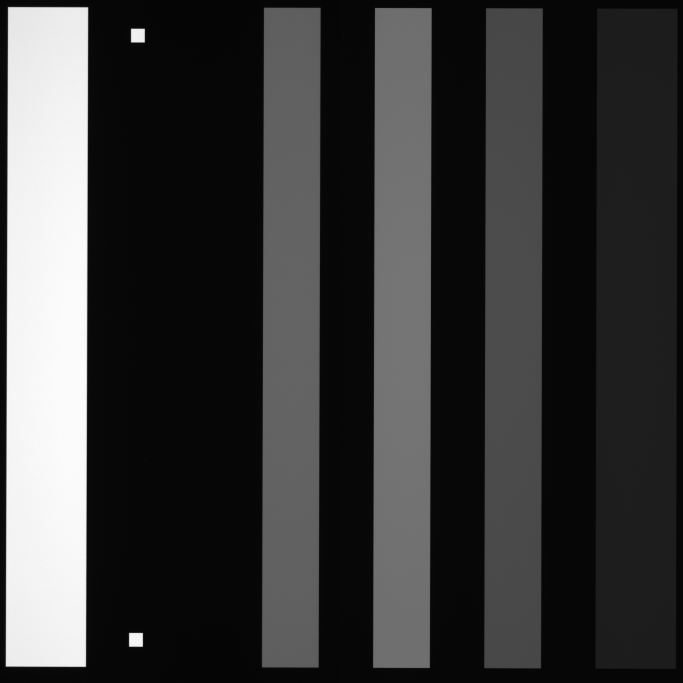
#> input picture test/Test_1_4.png, 2048 x 2048 px (shown at 1/3 size)
$ python surface_of_unfitness.py --image ../../test/Test_1_4.png
#> lines starting #> are read from the running program, lines starting #| are printed output that depends on the picture; after the words box and inside, x2 and y2 are one past the last pixel; in counts of white or black regions, pixels touching at a corner belong together
"""
v2 прототип: 3D-карта яркости + "поверхность негодности" (design §v2.1, v2.3).

Классический подход (без нейросети, GPU не нужен — см. design v2.4):
  фон B(x,y)  — grayscale closing (заполняет тёмные дефекты) + сглаживание
  шум  sigma  — модель sigma^2(B) = read^2 + B/gain (PTC: наклон дисперсия-vs-среднее)
  поверхность = B - k*sigma          ← адаптивный порог, следует за фоном
  дефект      = там, где рельеф img протыкает поверхность снизу
  p%          = (B - img) / B * 100  ← глубина протыкания (отклонение яркости)
  S(x,y)      = плотность глубины-в-сигмах  → шип / бугор / рябь (кластеры)

Работает на сырых 16-бит снимках (uint16, 12-бит сенсор). Кириллические пути читаются
через np.fromfile+imdecode (cv2.imread их не открывает на Windows).
"""
from __future__ import annotations

import argparse
import os
from dataclasses import dataclass

import cv2
import numpy as np

import matplotlib
matplotlib.use("Agg")
import matplotlib.pyplot as plt
from matplotlib import cm


# --------------------------------------------------------------------------- IO
def imread_u16(path: str) -> np.ndarray:
    """Cyrillic-safe чтение в одноканальный массив (uint16, как снято)."""
#> called with path = '../../test/Test_1_4.png'
    data = np.fromfile(path, dtype=np.uint8)
    img = cv2.imdecode(data, cv2.IMREAD_UNCHANGED)
#> img is the input picture: shape (2048, 2048) uint16; min 16, max 4083, mean 942.4
    if img is None:
        raise FileNotFoundError(f"cannot decode image: {path}")
    if img.ndim == 3:
        img = cv2.cvtColor(img, cv2.COLOR_BGR2GRAY)
    return img


def imwrite_u(path: str, img: np.ndarray) -> None:
    ext = os.path.splitext(path)[1] or ".png"
    ok, buf = cv2.imencode(ext, img)
    if ok:
        buf.tofile(path)


def find_dark_frame(image_path: str) -> str | None:
    """Ищет тёмновой кадр (Test_1_0.png в соседней папке 'Темновой') рядом со снимком."""
#| [i] image (2048, 2048) uint16 range 16..4083
    specimen = os.path.dirname(os.path.dirname(image_path))  # .../№N/<band>/file -> .../№N
    for root, _dirs, files in os.walk(specimen):
        if "темнов" in os.path.basename(root).lower():
            for f in files:
                if f.lower().endswith(".png"):
                    return os.path.join(root, f)
    return None


# ----------------------------------------------------------------------- zone
def segment_zone(img16: np.ndarray, erode_margin: int = 9) -> np.ndarray:
    """Маска яркой световой зоны: percentile-нормализация -> Otsu -> крупнейший контур.

    erode_margin отрезает яркостный спад у границы зоны, чтобы он не отравил фон/шум.

    Это ЕДИНСТВЕННЫЙ доступный способ найти зону, когда на входе всего ОДИН снимок
    (standalone CLI --image ниже) — в отличие от полного пайплайна (run_pipeline.py /
    calibrate_multispectral.detect_zones), которому доступны все спектральные полосы сразу
    и который поэтому находит все 5 зон разом. На одном снимке границы могут получиться
    другими, чем при прогоне через полный пайплайн той же детали — это ожидаемо, не баг:
    для результатов, сравнимых с GUI/run_pipeline.py, гоняйте деталь целиком, а не один файл.
    """
#> called with erode_margin = 9
    lo, hi = np.percentile(img16, [1, 99])
#> lo = 98; hi = 4033
    norm = np.clip((img16.astype(np.float32) - lo) / max(hi - lo, 1.0), 0, 1)
    u8 = (norm * 255).astype(np.uint8)
    _t, mask = cv2.threshold(u8, 0, 255, cv2.THRESH_BINARY + cv2.THRESH_OTSU)
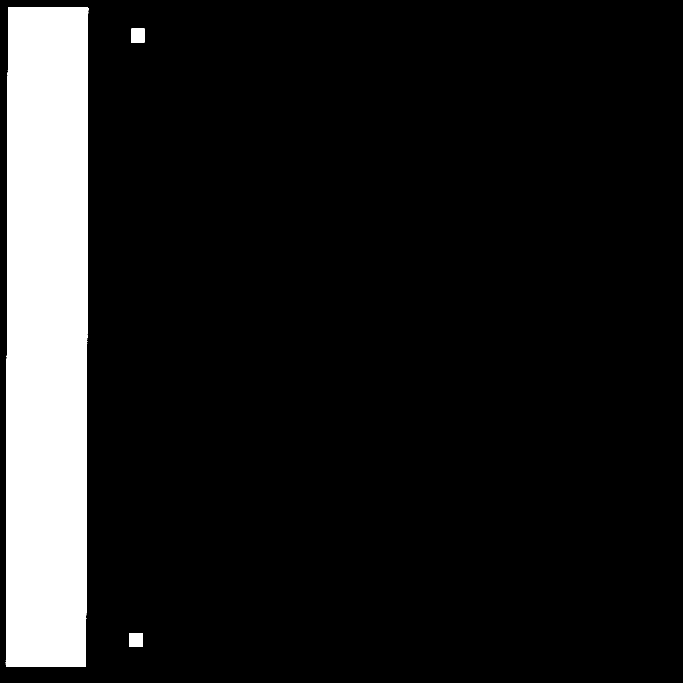
#> mask: shape (2048, 2048) (shown at 1/3 size); 11.4% white; 3 white regions, box (x1, y1, x2, y2) and area: (17, 21, 265, 2001) 476043, (387, 1899, 429, 1940) 1717, (393, 86, 435, 128) 1701
    mask = cv2.morphologyEx(mask, cv2.MORPH_OPEN, np.ones((5, 5), np.uint8))
#> mask: shape (2048, 2048); 11.4% white; 3 white regions, box (x1, y1, x2, y2) and area: (18, 21, 265, 2001) 475987, (387, 1899, 429, 1940) 1717, (393, 86, 435, 128) 1696
    mask = cv2.morphologyEx(mask, cv2.MORPH_CLOSE, np.ones((15, 15), np.uint8))
#> mask: shape (2048, 2048); 11.4% white; 3 white regions

    cnts, _ = cv2.findContours(mask, cv2.RETR_EXTERNAL, cv2.CHAIN_APPROX_SIMPLE)
#> cnts = 3 contours; box (x1, y1, x2, y2) and area: (18, 21, 265, 2001) 473782, (387, 1899, 429, 1940) 1637, (393, 86, 435, 128) 1616
    if not cnts:
        return mask.astype(bool)
    big = max(cnts, key=cv2.contourArea)
#> big = contour of 39 points, box (x1, y1, x2, y2) (18, 21, 265, 2001), area 473782
    zone = np.zeros_like(mask)
    cv2.drawContours(zone, [big], -1, 255, thickness=cv2.FILLED)
#> zone: shape (2048, 2048); 11.3% white; 1 white region, box (x1, y1, x2, y2) and area: (18, 21, 265, 2001) 475999
    if erode_margin > 0:
        k = cv2.getStructuringElement(cv2.MORPH_ELLIPSE, (erode_margin, erode_margin))
        zone = cv2.erode(zone, k)
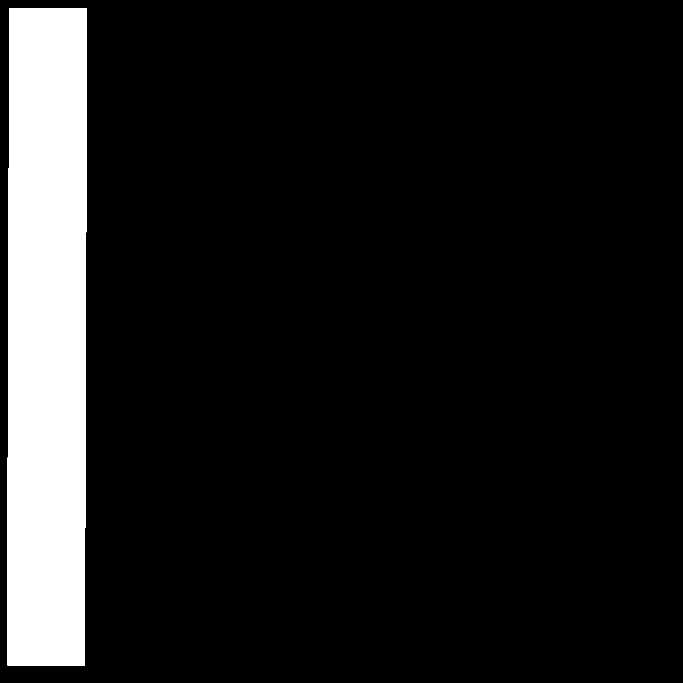
#> zone: shape (2048, 2048) (shown at 1/3 size); 10.9% white; 1 white region, box (x1, y1, x2, y2) and area: (22, 25, 261, 1997) 458300
    return zone.astype(bool)


# ----------------------------------------------------------------- background
def estimate_background(img16: np.ndarray, downscale: int = 4, med_size: int = 15,
                        smooth: int = 21, zone: np.ndarray | None = None) -> np.ndarray:
    """Фон B(x,y) = медиана недефектных пикселей зоны (design §7.4).

    Медиана робастна к редким тёмным дефектам (в отличие от closing, который тянет
    к локальному максимуму текстуры и завышает фон). Большое медианное окно на полном
    2048² дорого и cv2.medianBlur для uint16 ограничен ksize<=5, поэтому считаем медиану
    на уменьшенной копии и возвращаем апсемплингом — плато крупномасштабное, деталей не теряем.

    zone: если задана, вне-зонные пиксели заполняются ближайшим значением зоны
    (nearest-fill), иначе тёмный фон вокруг зоны протекает в окно медианы у краёв и
    занижает B → ложное «ярче фона» кольцо по периметру зоны.

    ВНИМАНИЕ: медиана робастна только к МАЛЫМ дефектам — пятно шириной ~медианного
    окна занимает всё окно, B следует за ним, коридор ДИ провисает и ядро дефекта
    сливается с фоном (образец мод в/№6: пятно ~200px в зоне 2). Для полос фильтра
    используйте estimate_background_strip — он к широким пятнам робастен по построению.
    """
#> called with downscale = 4, med_size = 15, smooth = 21
    H, W = img16.shape
    src = img16.astype(np.float32)
    if zone is not None and not zone.all():
        try:
            from scipy.ndimage import distance_transform_edt
            idx = distance_transform_edt(~zone, return_distances=False, return_indices=True)
            src = src[tuple(idx)]
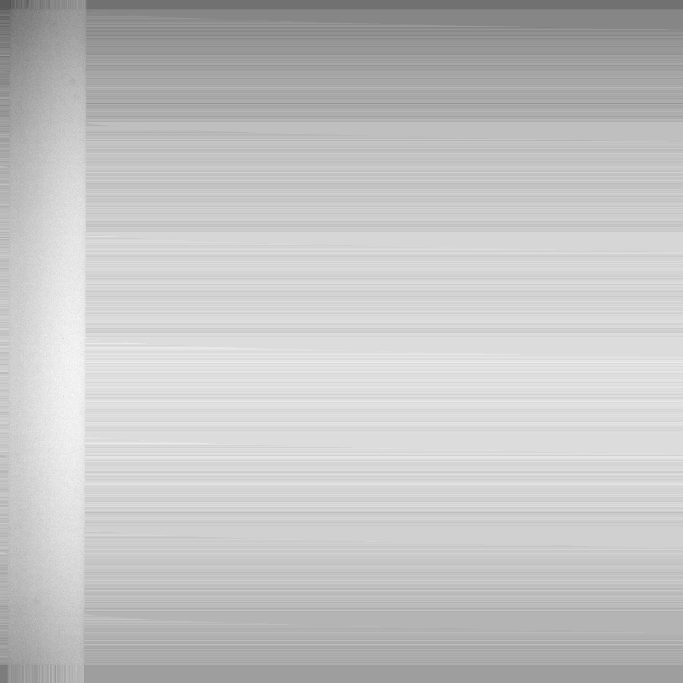
#> src: shape (2048, 2048) float32 (shown at 1/3 size); min 3363, max 4083, mean 3915.8; drawn with min black and max white
        except Exception:
            fill = float(np.median(src[zone])) if zone.any() else 0.0
            src = np.where(zone, src, fill)
    small = cv2.resize(src, (W // downscale, H // downscale),
                       interpolation=cv2.INTER_AREA).astype(np.float32)
    med_size = med_size + 1 if med_size % 2 == 0 else med_size
    try:
        from scipy.ndimage import median_filter
        bs = median_filter(small, size=med_size)
#> (the rest of the program and of its run is left out)
